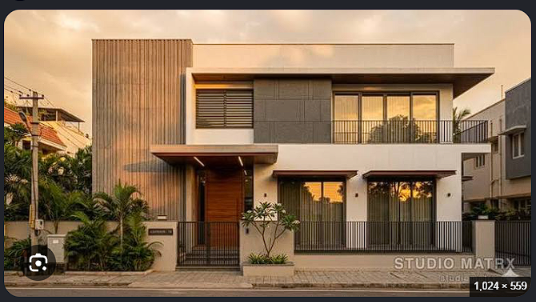
#> input picture docs/references/ext-01-contemporary-slats.png, 536 x 302 px
$ python make-facade-pass-2-comparisons.py
#> lines starting #> are read from the running program, lines starting #| are printed output that depends on the picture
"""Labelled reference/before/after boards. Original captures and references are not altered."""
from pathlib import Path
from PIL import Image,ImageDraw,ImageFont,ImageOps
root=Path(__file__).resolve().parents[1]
out=root/'docs/screenshots/facade-pass-2'
items=[
 ('tn-contemporary-slats','Contemporary slats','ext-01-contemporary-slats.png'),
 ('tn-jaali-stone','Jaali and stone','ext-02-jaali-stone.png'),
 ('tn-curved-villa','Curved villa','ext-03-curved-villa.png'),
 ('tn-tiled-bungalow','Tiled bungalow','ext-04-tiled-bungalow.png'),
 ('tn-narrow-g2','Narrow urban','ext-05-narrow-g2.png'),
]
def font(size):
 for name in ['C:/Windows/Fonts/arial.ttf','/usr/share/fonts/truetype/dejavu/DejaVuSans.ttf']:
  if Path(name).exists():return ImageFont.truetype(name,size)
 return ImageFont.load_default()
for style,title,reference in items:
 board=Image.new('RGB',(2600,1080),'#f4f2ed');d=ImageDraw.Draw(board)
#> after `board = Image.new('RGB', (2600, 1080), '#f4f2ed')`:
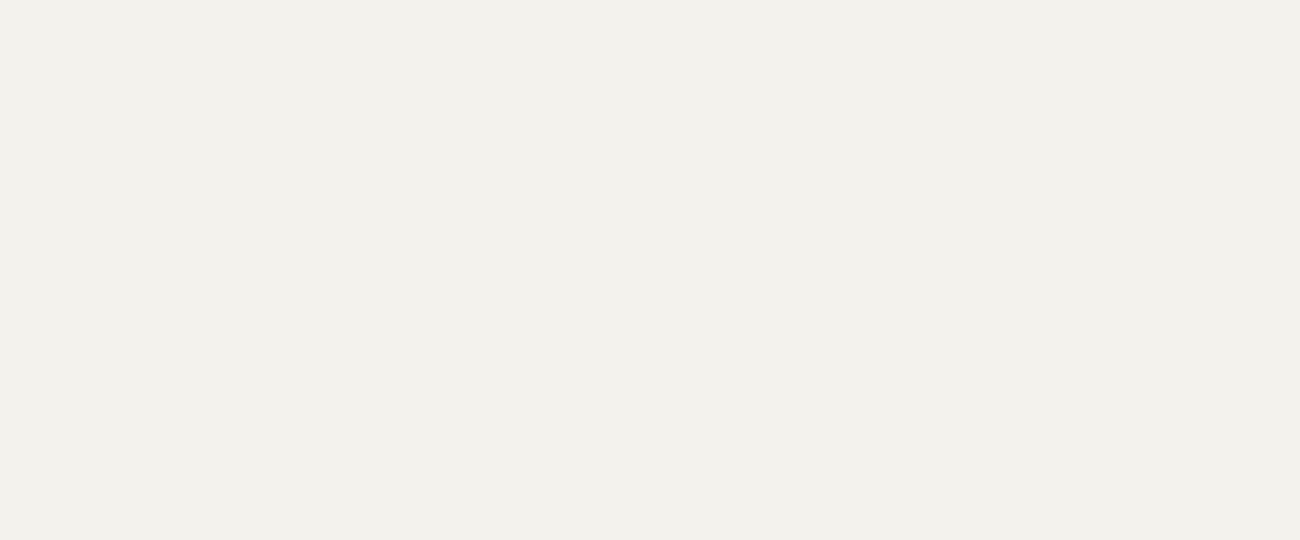
#> board: PIL image 2600x1080 RGB (shown at 1/2 size); mean R, G, B 244, 242, 237
 d.text((26,18),title+' / facade pass 2',fill='#203c35',font=font(28))
 files=[(root/'docs/references'/reference,26,470,'PRIMARY REFERENCE'),(out/('before-'+style+'-front.png'),520,1010,'BEFORE / ORIGINAL CAMERA'),(out/('after-'+style+'-matched-front.png'),1550,1024,'AFTER / SAME BASELINE CAMERA')]
 for file,x,width,label in files:
  d.text((x,68),label,fill='#596359',font=font(19))
  im=ImageOps.contain(Image.open(file).convert('RGB'),(width,945),Image.Resampling.LANCZOS)
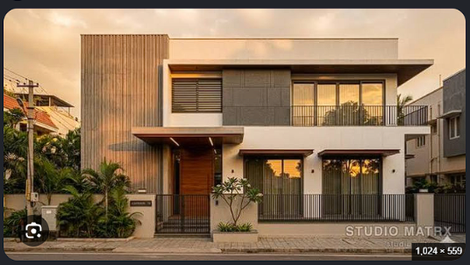
#> im: PIL image 470x265 RGB; mean R, G, B 137.2, 112.8, 87.2
  board.paste(im,(x+(width-im.width)//2,112+(945-im.height)//2))
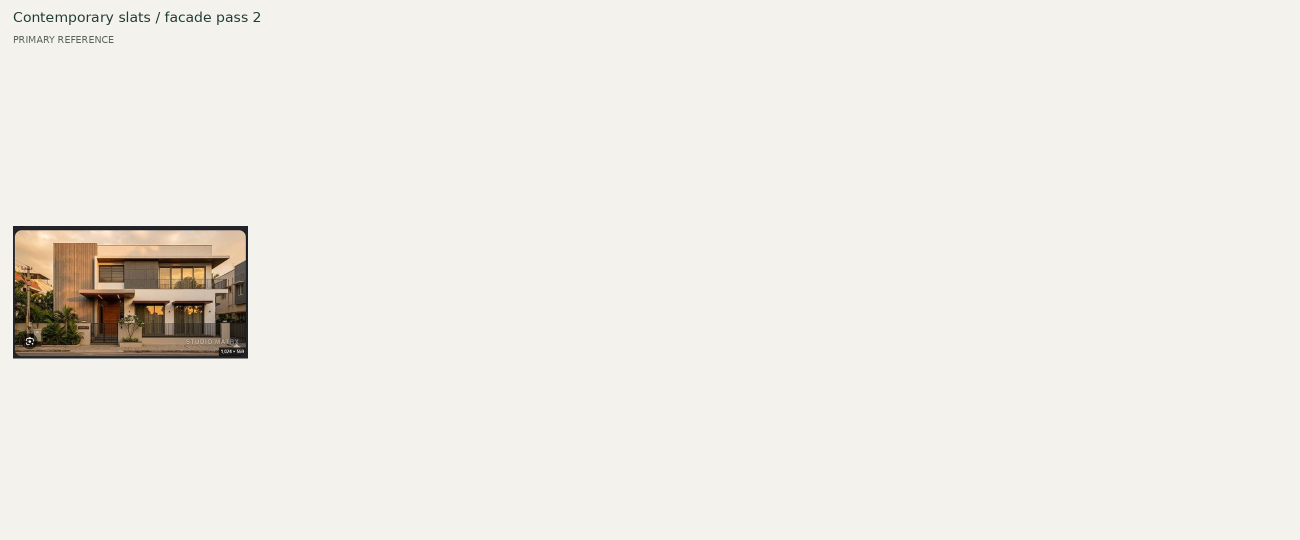
#> board: PIL image 2600x1080 RGB (shown at 1/2 size); mean R, G, B 239, 236, 230.1
#> (the run stopped early here; a loop or call above may not have finished)

$ run again, with docs/references/int-01-living-arches.png copied over docs/references/ext-01-contemporary-slats.png
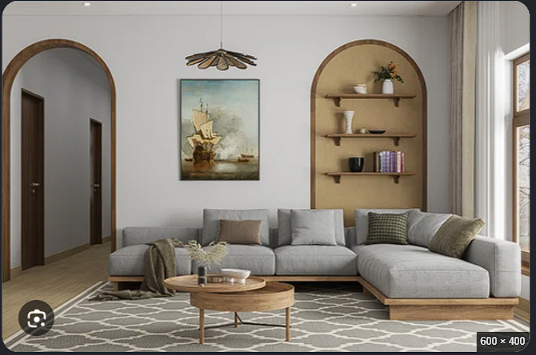
#> input picture docs/references/int-01-living-arches.png, 536 x 355 px
#> `im=ImageOps.contain(Image.open(file).convert('RGB'),(width,945),Image...`:
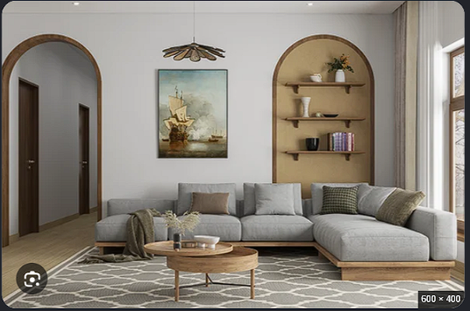
#> im: PIL image 470x311 RGB; mean R, G, B 141.6, 134.4, 124.2
#> `board.paste(im,(x+(width-im.width)//2,112+(945-im.height)//2))`:
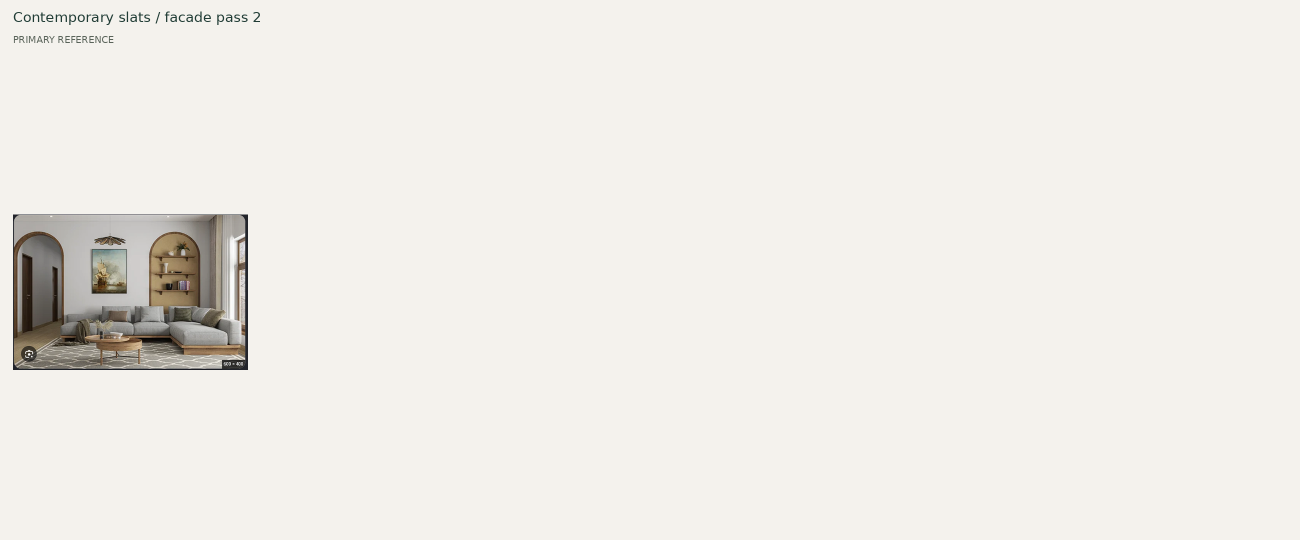
#> board: PIL image 2600x1080 RGB (shown at 1/2 size); mean R, G, B 238.4, 236.2, 230.9

$ run again, with docs/references/int-02-living-classic.png copied over docs/references/ext-01-contemporary-slats.png
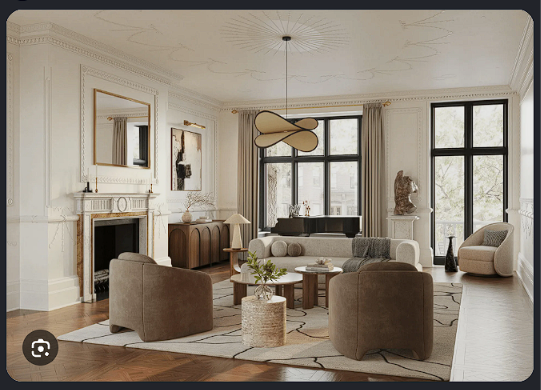
#> input picture docs/references/int-02-living-classic.png, 541 x 390 px
#> `im=ImageOps.contain(Image.open(file).convert('RGB'),(width,945),Image...`:
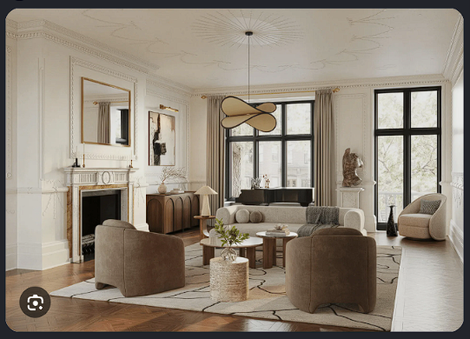
#> im: PIL image 470x339 RGB; mean R, G, B 144.8, 134.6, 121.3
#> `board.paste(im,(x+(width-im.width)//2,112+(945-im.height)//2))`:
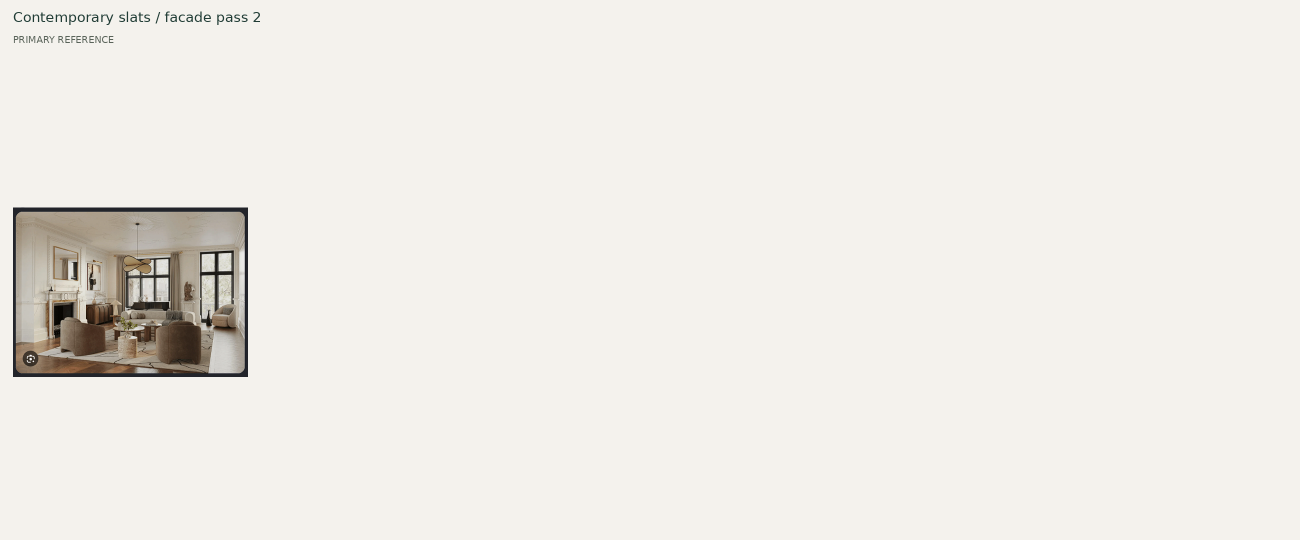
#> board: PIL image 2600x1080 RGB (shown at 1/2 size); mean R, G, B 238.1, 235.7, 230.2

$ run again, with docs/references/int-03-double-height.png copied over docs/references/ext-01-contemporary-slats.png
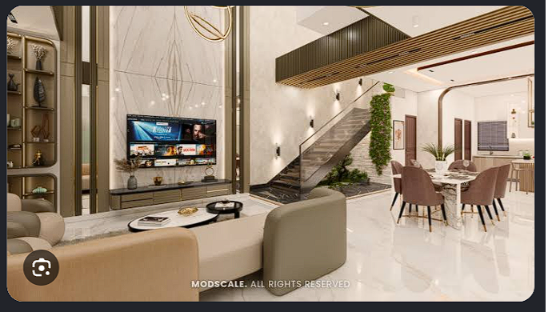
#> input picture docs/references/int-03-double-height.png, 546 x 312 px
#> `im=ImageOps.contain(Image.open(file).convert('RGB'),(width,945),Image...`:
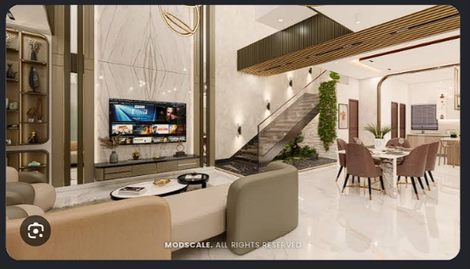
#> im: PIL image 470x269 RGB; mean R, G, B 152.1, 135.2, 116.8
#> `board.paste(im,(x+(width-im.width)//2,112+(945-im.height)//2))`:
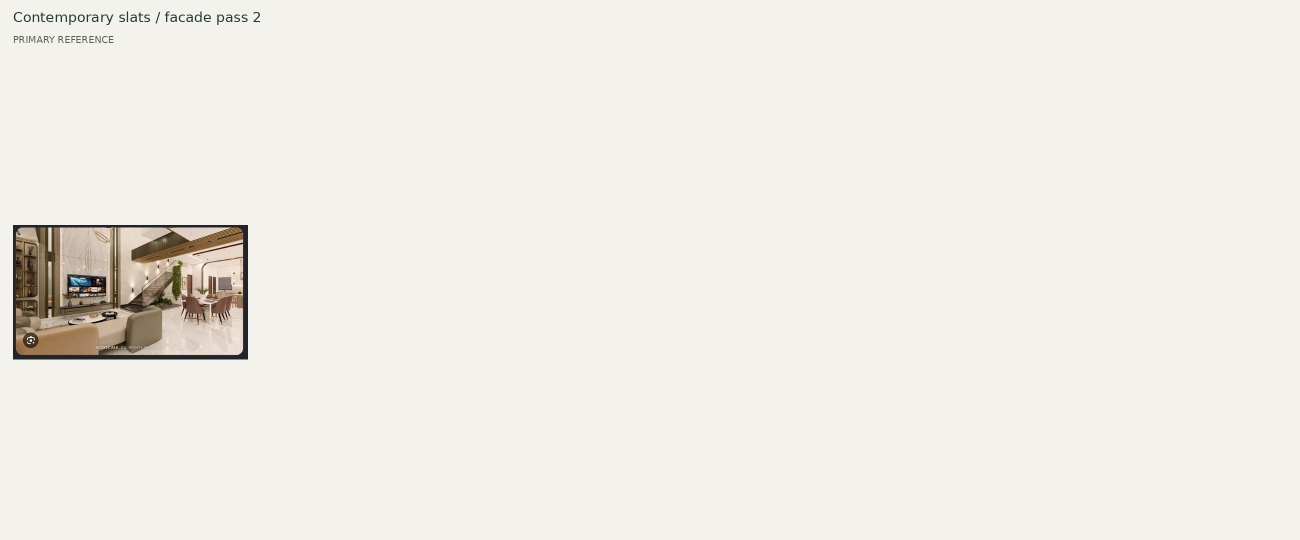
#> board: PIL image 2600x1080 RGB (shown at 1/2 size); mean R, G, B 239.6, 237, 231.4
